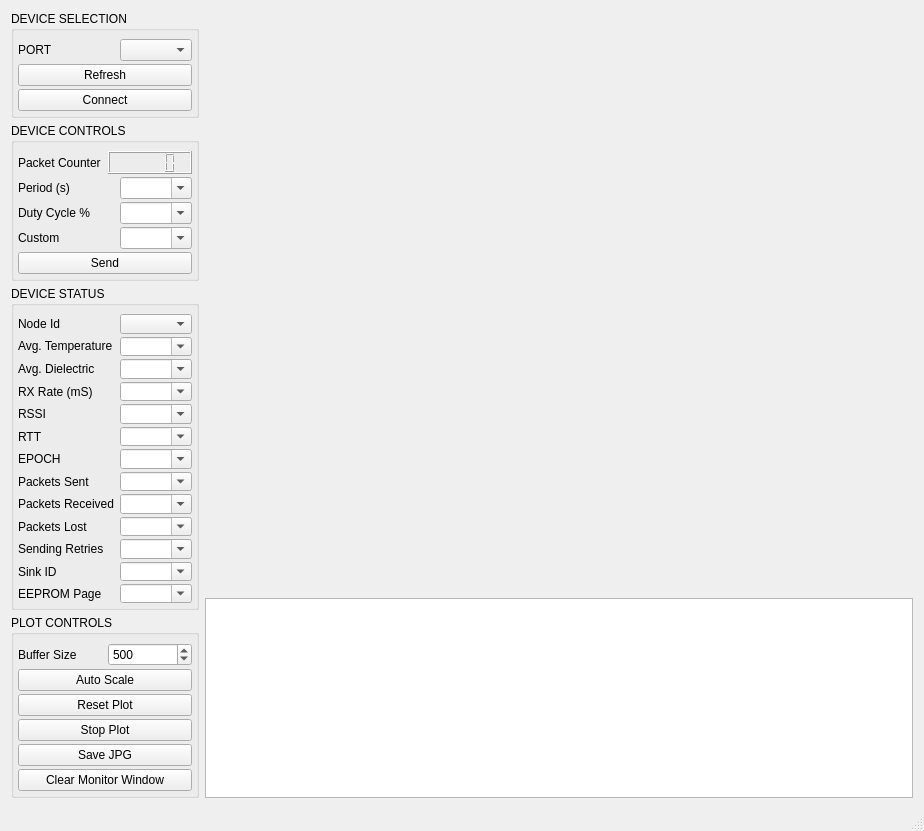
<?xml version="1.0" encoding="UTF-8"?>
<ui version="4.0">
 <class>MainWindow</class>
 <widget class="QMainWindow" name="MainWindow">
  <property name="geometry">
   <rect>
    <x>0</x>
    <y>0</y>
    <width>924</width>
    <height>831</height>
   </rect>
  </property>
  <property name="minimumSize">
   <size>
    <width>840</width>
    <height>768</height>
   </size>
  </property>
  <property name="windowTitle">
   <string>MainWindow</string>
  </property>
  <widget class="QWidget" name="centralWidget">
   <layout class="QGridLayout" name="gridLayout_3">
    <item row="0" column="2">
     <layout class="QVBoxLayout" name="verticalLayout_2">
      <item>
       <widget class="QCustomPlot" name="plot" native="true"/>
      </item>
      <item>
       <spacer name="horizontalSpacer">
        <property name="orientation">
         <enum>Qt::Horizontal</enum>
        </property>
        <property name="sizeHint" stdset="0">
         <size>
          <width>663</width>
          <height>13</height>
         </size>
        </property>
       </spacer>
      </item>
      <item>
       <widget class="QTextBrowser" name="console">
        <property name="enabled">
         <bool>true</bool>
        </property>
        <property name="sizePolicy">
         <sizepolicy hsizetype="Preferred" vsizetype="Preferred">
          <horstretch>0</horstretch>
          <verstretch>0</verstretch>
         </sizepolicy>
        </property>
        <property name="maximumSize">
         <size>
          <width>16777215</width>
          <height>200</height>
         </size>
        </property>
       </widget>
      </item>
     </layout>
    </item>
    <item row="0" column="1">
     <layout class="QVBoxLayout" name="controlsLayout">
      <property name="spacing">
       <number>5</number>
      </property>
      <item>
       <widget class="QGroupBox" name="PortControlsBox">
        <property name="title">
         <string>DEVICE SELECTION</string>
        </property>
        <property name="flat">
         <bool>false</bool>
        </property>
        <property name="checkable">
         <bool>false</bool>
        </property>
        <layout class="QGridLayout" name="gridLayout">
         <property name="leftMargin">
          <number>4</number>
         </property>
         <property name="topMargin">
          <number>8</number>
         </property>
         <property name="rightMargin">
          <number>4</number>
         </property>
         <property name="bottomMargin">
          <number>4</number>
         </property>
         <property name="spacing">
          <number>3</number>
         </property>
         <item row="0" column="0">
          <layout class="QVBoxLayout" name="verticalLayout_3">
           <property name="spacing">
            <number>3</number>
           </property>
           <item>
            <layout class="QHBoxLayout" name="horizontalLayout">
             <item>
              <widget class="QLabel" name="labelPort">
               <property name="maximumSize">
                <size>
                 <width>16777215</width>
                 <height>16777215</height>
                </size>
               </property>
               <property name="text">
                <string>PORT</string>
               </property>
              </widget>
             </item>
             <item>
              <widget class="QComboBox" name="comboPort">
               <property name="sizePolicy">
                <sizepolicy hsizetype="Fixed" vsizetype="Fixed">
                 <horstretch>0</horstretch>
                 <verstretch>0</verstretch>
                </sizepolicy>
               </property>
               <property name="minimumSize">
                <size>
                 <width>69</width>
                 <height>0</height>
                </size>
               </property>
               <property name="maximumSize">
                <size>
                 <width>16777215</width>
                 <height>16777215</height>
                </size>
               </property>
              </widget>
             </item>
            </layout>
           </item>
           <item>
            <widget class="QPushButton" name="refreshPortsButton">
             <property name="text">
              <string>Refresh</string>
             </property>
            </widget>
           </item>
           <item>
            <widget class="QPushButton" name="connectButton">
             <property name="minimumSize">
              <size>
               <width>0</width>
               <height>0</height>
              </size>
             </property>
             <property name="maximumSize">
              <size>
               <width>16777215</width>
               <height>16777215</height>
              </size>
             </property>
             <property name="text">
              <string>Connect</string>
             </property>
            </widget>
           </item>
          </layout>
         </item>
        </layout>
        <zorder></zorder>
       </widget>
      </item>
      <item>
       <widget class="QGroupBox" name="DeviceControls">
        <property name="title">
         <string>DEVICE CONTROLS</string>
        </property>
        <layout class="QGridLayout" name="gridLayout_4">
         <property name="leftMargin">
          <number>4</number>
         </property>
         <property name="topMargin">
          <number>8</number>
         </property>
         <property name="rightMargin">
          <number>4</number>
         </property>
         <property name="bottomMargin">
          <number>4</number>
         </property>
         <property name="spacing">
          <number>3</number>
         </property>
         <item row="0" column="0">
          <layout class="QVBoxLayout" name="verticalLayout_5">
           <property name="spacing">
            <number>3</number>
           </property>
           <item>
            <layout class="QHBoxLayout" name="CounterDisplay">
             <item>
              <widget class="QLabel" name="counterDisplayLabel">
               <property name="text">
                <string>Packet Counter</string>
               </property>
              </widget>
             </item>
             <item>
              <widget class="QLCDNumber" name="counterDisplay"/>
             </item>
            </layout>
           </item>
           <item>
            <layout class="QHBoxLayout" name="Period">
             <item>
              <widget class="QLabel" name="periodLabel">
               <property name="text">
                <string>Period (s)</string>
               </property>
              </widget>
             </item>
             <item>
              <widget class="QComboBox" name="devPeriod">
               <property name="sizePolicy">
                <sizepolicy hsizetype="Fixed" vsizetype="Fixed">
                 <horstretch>0</horstretch>
                 <verstretch>0</verstretch>
                </sizepolicy>
               </property>
               <property name="editable">
                <bool>true</bool>
               </property>
              </widget>
             </item>
            </layout>
           </item>
           <item>
            <layout class="QHBoxLayout" name="DutyCycle">
             <property name="sizeConstraint">
              <enum>QLayout::SetDefaultConstraint</enum>
             </property>
             <item>
              <widget class="QLabel" name="dutyCycleLabel">
               <property name="text">
                <string>Duty Cycle %</string>
               </property>
              </widget>
             </item>
             <item>
              <widget class="QComboBox" name="devDutyCycle">
               <property name="sizePolicy">
                <sizepolicy hsizetype="Fixed" vsizetype="Fixed">
                 <horstretch>0</horstretch>
                 <verstretch>0</verstretch>
                </sizepolicy>
               </property>
               <property name="editable">
                <bool>true</bool>
               </property>
              </widget>
             </item>
            </layout>
           </item>
           <item>
            <layout class="QHBoxLayout" name="CustomCommand">
             <item>
              <widget class="QLabel" name="customCommandLabel">
               <property name="text">
                <string>Custom</string>
               </property>
              </widget>
             </item>
             <item>
              <widget class="QComboBox" name="customCommand">
               <property name="sizePolicy">
                <sizepolicy hsizetype="Fixed" vsizetype="Fixed">
                 <horstretch>0</horstretch>
                 <verstretch>0</verstretch>
                </sizepolicy>
               </property>
               <property name="editable">
                <bool>true</bool>
               </property>
              </widget>
             </item>
            </layout>
           </item>
           <item>
            <widget class="QPushButton" name="sendDevCmd">
             <property name="text">
              <string>Send</string>
             </property>
            </widget>
           </item>
          </layout>
         </item>
        </layout>
       </widget>
      </item>
      <item>
       <widget class="QGroupBox" name="DeviceStatus">
        <property name="title">
         <string>DEVICE STATUS</string>
        </property>
        <property name="flat">
         <bool>false</bool>
        </property>
        <property name="checkable">
         <bool>false</bool>
        </property>
        <layout class="QGridLayout" name="gridLayout_42">
         <property name="leftMargin">
          <number>4</number>
         </property>
         <property name="topMargin">
          <number>8</number>
         </property>
         <property name="rightMargin">
          <number>4</number>
         </property>
         <property name="bottomMargin">
          <number>4</number>
         </property>
         <property name="spacing">
          <number>3</number>
         </property>
         <item row="0" column="0">
          <layout class="QVBoxLayout" name="verticalLayout">
           <property name="spacing">
            <number>3</number>
           </property>
           <item>
            <layout class="QHBoxLayout" name="horizontalLayout_6">
             <item>
              <widget class="QLabel" name="labelNodes">
               <property name="maximumSize">
                <size>
                 <width>16777215</width>
                 <height>16777215</height>
                </size>
               </property>
               <property name="text">
                <string>Node Id</string>
               </property>
              </widget>
             </item>
             <item>
              <widget class="QComboBox" name="comboNodes">
               <property name="sizePolicy">
                <sizepolicy hsizetype="Fixed" vsizetype="Fixed">
                 <horstretch>0</horstretch>
                 <verstretch>0</verstretch>
                </sizepolicy>
               </property>
               <property name="minimumSize">
                <size>
                 <width>0</width>
                 <height>0</height>
                </size>
               </property>
               <property name="maximumSize">
                <size>
                 <width>16777215</width>
                 <height>16777215</height>
                </size>
               </property>
               <property name="currentIndex">
                <number>-1</number>
               </property>
              </widget>
             </item>
            </layout>
           </item>
           <item>
            <layout class="QHBoxLayout" name="avgTmpLayout">
             <item>
              <widget class="QLabel" name="avgTmpLabel">
               <property name="sizePolicy">
                <sizepolicy hsizetype="Preferred" vsizetype="Fixed">
                 <horstretch>0</horstretch>
                 <verstretch>0</verstretch>
                </sizepolicy>
               </property>
               <property name="text">
                <string>Avg. Temperature</string>
               </property>
              </widget>
             </item>
             <item>
              <widget class="QComboBox" name="comboAvgTmp">
               <property name="enabled">
                <bool>true</bool>
               </property>
               <property name="sizePolicy">
                <sizepolicy hsizetype="Fixed" vsizetype="Fixed">
                 <horstretch>0</horstretch>
                 <verstretch>0</verstretch>
                </sizepolicy>
               </property>
               <property name="editable">
                <bool>true</bool>
               </property>
              </widget>
             </item>
            </layout>
           </item>
           <item>
            <layout class="QHBoxLayout" name="avgDieLayout">
             <item>
              <widget class="QLabel" name="avgDieLabel">
               <property name="minimumSize">
                <size>
                 <width>60</width>
                 <height>0</height>
                </size>
               </property>
               <property name="text">
                <string>Avg. Dielectric</string>
               </property>
              </widget>
             </item>
             <item>
              <widget class="QComboBox" name="comboAvgDie">
               <property name="enabled">
                <bool>true</bool>
               </property>
               <property name="sizePolicy">
                <sizepolicy hsizetype="Fixed" vsizetype="Fixed">
                 <horstretch>0</horstretch>
                 <verstretch>0</verstretch>
                </sizepolicy>
               </property>
               <property name="minimumSize">
                <size>
                 <width>0</width>
                 <height>0</height>
                </size>
               </property>
               <property name="editable">
                <bool>true</bool>
               </property>
              </widget>
             </item>
            </layout>
           </item>
           <item>
            <layout class="QHBoxLayout" name="rateLayout">
             <item>
              <widget class="QLabel" name="rateLabel">
               <property name="text">
                <string>RX Rate (mS)</string>
               </property>
              </widget>
             </item>
             <item>
              <widget class="QComboBox" name="comboRate">
               <property name="enabled">
                <bool>true</bool>
               </property>
               <property name="sizePolicy">
                <sizepolicy hsizetype="Fixed" vsizetype="Fixed">
                 <horstretch>0</horstretch>
                 <verstretch>0</verstretch>
                </sizepolicy>
               </property>
               <property name="editable">
                <bool>true</bool>
               </property>
              </widget>
             </item>
            </layout>
           </item>
           <item>
            <layout class="QHBoxLayout" name="horizontalLayout_20">
             <item>
              <widget class="QLabel" name="label">
               <property name="text">
                <string>RSSI</string>
               </property>
              </widget>
             </item>
             <item>
              <widget class="QComboBox" name="comboRSSI">
               <property name="sizePolicy">
                <sizepolicy hsizetype="Fixed" vsizetype="Fixed">
                 <horstretch>0</horstretch>
                 <verstretch>0</verstretch>
                </sizepolicy>
               </property>
               <property name="editable">
                <bool>true</bool>
               </property>
              </widget>
             </item>
            </layout>
           </item>
           <item>
            <layout class="QHBoxLayout" name="horizontalLayout_19">
             <item>
              <widget class="QLabel" name="label_2">
               <property name="text">
                <string>RTT</string>
               </property>
              </widget>
             </item>
             <item>
              <widget class="QComboBox" name="comboRTT">
               <property name="sizePolicy">
                <sizepolicy hsizetype="Fixed" vsizetype="Fixed">
                 <horstretch>0</horstretch>
                 <verstretch>0</verstretch>
                </sizepolicy>
               </property>
               <property name="editable">
                <bool>true</bool>
               </property>
              </widget>
             </item>
            </layout>
           </item>
           <item>
            <layout class="QHBoxLayout" name="horizontalLayout_18">
             <item>
              <widget class="QLabel" name="label_3">
               <property name="text">
                <string>EPOCH</string>
               </property>
              </widget>
             </item>
             <item>
              <widget class="QComboBox" name="comboEPOCH">
               <property name="sizePolicy">
                <sizepolicy hsizetype="Fixed" vsizetype="Fixed">
                 <horstretch>0</horstretch>
                 <verstretch>0</verstretch>
                </sizepolicy>
               </property>
               <property name="editable">
                <bool>true</bool>
               </property>
              </widget>
             </item>
            </layout>
           </item>
           <item>
            <layout class="QHBoxLayout" name="horizontalLayout_17">
             <item>
              <widget class="QLabel" name="label_4">
               <property name="text">
                <string>Packets Sent</string>
               </property>
              </widget>
             </item>
             <item>
              <widget class="QComboBox" name="comboPKTSENT">
               <property name="sizePolicy">
                <sizepolicy hsizetype="Fixed" vsizetype="Fixed">
                 <horstretch>0</horstretch>
                 <verstretch>0</verstretch>
                </sizepolicy>
               </property>
               <property name="editable">
                <bool>true</bool>
               </property>
              </widget>
             </item>
            </layout>
           </item>
           <item>
            <layout class="QHBoxLayout" name="horizontalLayout_23">
             <item>
              <widget class="QLabel" name="label_9">
               <property name="text">
                <string>Packets Received</string>
               </property>
              </widget>
             </item>
             <item>
              <widget class="QComboBox" name="comboPKTRX">
               <property name="sizePolicy">
                <sizepolicy hsizetype="Fixed" vsizetype="Fixed">
                 <horstretch>0</horstretch>
                 <verstretch>0</verstretch>
                </sizepolicy>
               </property>
               <property name="editable">
                <bool>true</bool>
               </property>
              </widget>
             </item>
            </layout>
           </item>
           <item>
            <layout class="QHBoxLayout" name="horizontalLayout_16">
             <item>
              <widget class="QLabel" name="label_5">
               <property name="text">
                <string>Packets Lost</string>
               </property>
              </widget>
             </item>
             <item>
              <widget class="QComboBox" name="comboPKTLOST">
               <property name="sizePolicy">
                <sizepolicy hsizetype="Fixed" vsizetype="Fixed">
                 <horstretch>0</horstretch>
                 <verstretch>0</verstretch>
                </sizepolicy>
               </property>
               <property name="editable">
                <bool>true</bool>
               </property>
              </widget>
             </item>
            </layout>
           </item>
           <item>
            <layout class="QHBoxLayout" name="horizontalLayout_15">
             <item>
              <widget class="QLabel" name="label_6">
               <property name="text">
                <string>Sending Retries</string>
               </property>
              </widget>
             </item>
             <item>
              <widget class="QComboBox" name="comboRETRIES">
               <property name="sizePolicy">
                <sizepolicy hsizetype="Fixed" vsizetype="Fixed">
                 <horstretch>0</horstretch>
                 <verstretch>0</verstretch>
                </sizepolicy>
               </property>
               <property name="editable">
                <bool>true</bool>
               </property>
              </widget>
             </item>
            </layout>
           </item>
           <item>
            <layout class="QHBoxLayout" name="horizontalLayout_22">
             <item>
              <widget class="QLabel" name="label_8">
               <property name="text">
                <string>Sink ID</string>
               </property>
              </widget>
             </item>
             <item>
              <widget class="QComboBox" name="comboSINKID">
               <property name="sizePolicy">
                <sizepolicy hsizetype="Fixed" vsizetype="Fixed">
                 <horstretch>0</horstretch>
                 <verstretch>0</verstretch>
                </sizepolicy>
               </property>
               <property name="editable">
                <bool>true</bool>
               </property>
              </widget>
             </item>
            </layout>
           </item>
           <item>
            <layout class="QHBoxLayout" name="horizontalLayout_21">
             <item>
              <widget class="QLabel" name="label_7">
               <property name="text">
                <string>EEPROM Page</string>
               </property>
              </widget>
             </item>
             <item>
              <widget class="QComboBox" name="comboEEPROM">
               <property name="sizePolicy">
                <sizepolicy hsizetype="Fixed" vsizetype="Fixed">
                 <horstretch>0</horstretch>
                 <verstretch>0</verstretch>
                </sizepolicy>
               </property>
               <property name="editable">
                <bool>true</bool>
               </property>
              </widget>
             </item>
            </layout>
           </item>
          </layout>
         </item>
        </layout>
       </widget>
      </item>
      <item>
       <spacer name="verticalSpacer">
        <property name="orientation">
         <enum>Qt::Vertical</enum>
        </property>
        <property name="sizeHint" stdset="0">
         <size>
          <width>20</width>
          <height>40</height>
         </size>
        </property>
       </spacer>
      </item>
      <item>
       <widget class="QGroupBox" name="PlotControlsBox">
        <property name="title">
         <string>PLOT CONTROLS</string>
        </property>
        <layout class="QGridLayout" name="gridLayout_2">
         <property name="leftMargin">
          <number>4</number>
         </property>
         <property name="topMargin">
          <number>8</number>
         </property>
         <property name="rightMargin">
          <number>4</number>
         </property>
         <property name="bottomMargin">
          <number>4</number>
         </property>
         <property name="spacing">
          <number>3</number>
         </property>
         <item row="0" column="0">
          <layout class="QVBoxLayout" name="plotControlsLayout">
           <property name="spacing">
            <number>3</number>
           </property>
           <item>
            <layout class="QHBoxLayout" name="horizontalLayout_10">
             <item>
              <widget class="QLabel" name="pointsLabel">
               <property name="minimumSize">
                <size>
                 <width>0</width>
                 <height>0</height>
                </size>
               </property>
               <property name="maximumSize">
                <size>
                 <width>16777215</width>
                 <height>16777215</height>
                </size>
               </property>
               <property name="text">
                <string>Buffer Size</string>
               </property>
              </widget>
             </item>
             <item>
              <widget class="QSpinBox" name="spinPoints">
               <property name="minimumSize">
                <size>
                 <width>69</width>
                 <height>0</height>
                </size>
               </property>
               <property name="maximumSize">
                <size>
                 <width>16777215</width>
                 <height>16777215</height>
                </size>
               </property>
               <property name="minimum">
                <number>10</number>
               </property>
               <property name="maximum">
                <number>1000</number>
               </property>
               <property name="value">
                <number>500</number>
               </property>
              </widget>
             </item>
            </layout>
           </item>
           <item>
            <layout class="QHBoxLayout" name="horizontalLayout_8"/>
           </item>
           <item>
            <widget class="QPushButton" name="autoscaleButton">
             <property name="text">
              <string>Auto Scale</string>
             </property>
            </widget>
           </item>
           <item>
            <widget class="QPushButton" name="resetPlotButton">
             <property name="text">
              <string>Reset Plot</string>
             </property>
            </widget>
           </item>
           <item>
            <widget class="QPushButton" name="stopPlotButton">
             <property name="minimumSize">
              <size>
               <width>0</width>
               <height>0</height>
              </size>
             </property>
             <property name="maximumSize">
              <size>
               <width>16777215</width>
               <height>16777215</height>
              </size>
             </property>
             <property name="text">
              <string>Stop Plot</string>
             </property>
            </widget>
           </item>
           <item>
            <widget class="QPushButton" name="saveJPGButton">
             <property name="text">
              <string>Save JPG</string>
             </property>
            </widget>
           </item>
           <item>
            <widget class="QPushButton" name="resetMonWindow">
             <property name="text">
              <string>Clear Monitor Window</string>
             </property>
            </widget>
           </item>
          </layout>
         </item>
        </layout>
       </widget>
      </item>
     </layout>
    </item>
   </layout>
   <zorder></zorder>
   <zorder></zorder>
   <zorder>verticalSpacer</zorder>
  </widget>
  <widget class="QStatusBar" name="statusBar"/>
  <action name="actionHow_to_use">
   <property name="text">
    <string>How to use </string>
   </property>
  </action>
 </widget>
 <layoutdefault spacing="6" margin="11"/>
 <customwidgets>
  <customwidget>
   <class>QCustomPlot</class>
   <extends>QWidget</extends>
   <header location="global">qcustomplot.h</header>
   <container>1</container>
  </customwidget>
 </customwidgets>
 <resources/>
 <connections/>
</ui>
